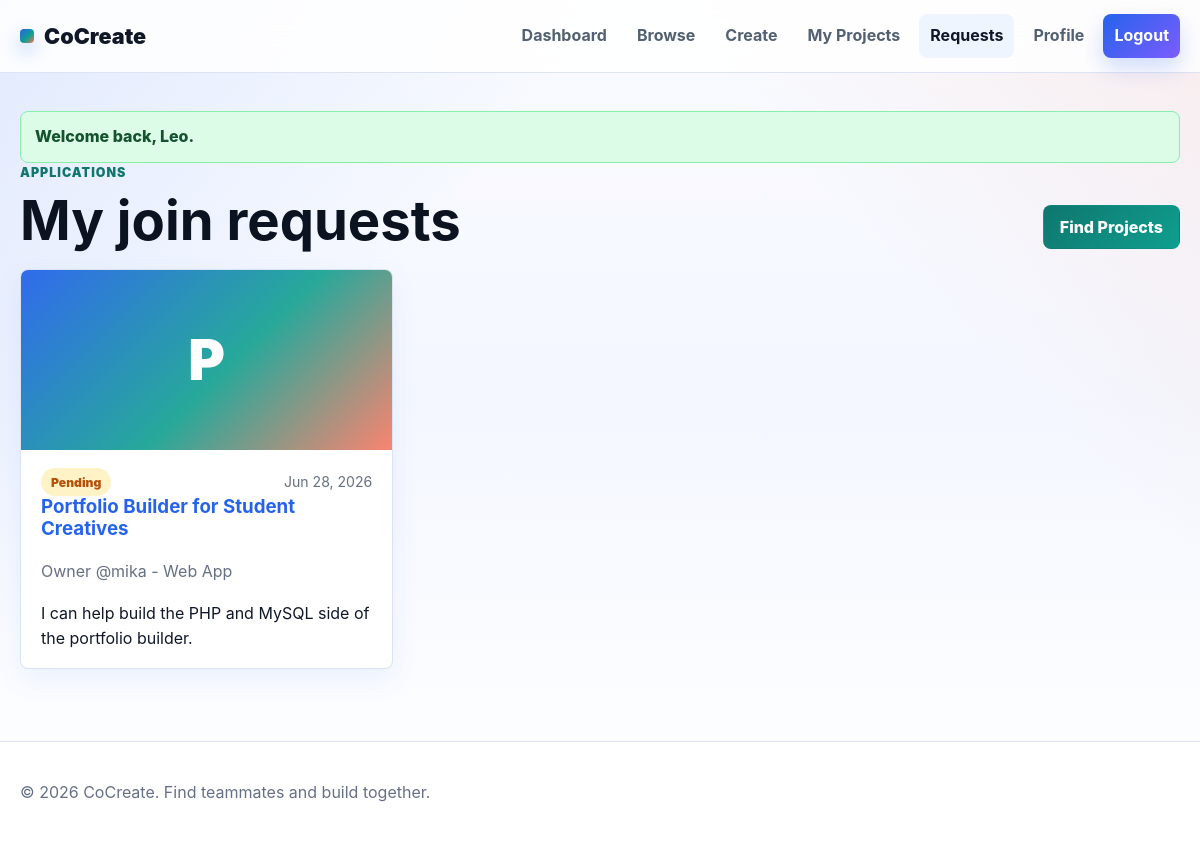
Screenshot of /pages/my_requests.php (signed in) with the database file from the repository.
### tables this page shows
CREATE TABLE join_requests (
  request_id INT UNSIGNED AUTO_INCREMENT PRIMARY KEY,
  project_id INT UNSIGNED NOT NULL,
  user_id INT UNSIGNED NOT NULL,
  skill_id INT UNSIGNED DEFAULT NULL,
  message TEXT DEFAULT NULL,
  request_status ENUM('pending', 'accepted', 'rejected') NOT NULL DEFAULT 'pending',
  created_at TIMESTAMP NOT NULL DEFAULT CURRENT_TIMESTAMP,
  UNIQUE KEY unique_project_applicant (project_id, user_id),
  CONSTRAINT fk_requests_project
    FOREIGN KEY (project_id) REFERENCES projects(project_id)
    ON DELETE CASCADE ON UPDATE CASCADE,
  CONSTRAINT fk_requests_user
    FOREIGN KEY (user_id) REFERENCES users(user_id)
    ON DELETE CASCADE ON UPDATE CASCADE,
  CONSTRAINT fk_requests_skill
    FOREIGN KEY (skill_id) REFERENCES skills(skill_id)
    ON DELETE SET NULL ON UPDATE CASCADE
);

CREATE TABLE projects (
  project_id INT UNSIGNED AUTO_INCREMENT PRIMARY KEY,
  user_id INT UNSIGNED NOT NULL,
  project_title VARCHAR(180) NOT NULL,
  description TEXT NOT NULL,
  required_skills TEXT NOT NULL,
  category VARCHAR(120) NOT NULL,
  project_status ENUM('open', 'in_progress', 'completed') NOT NULL DEFAULT 'open',
  project_image VARCHAR(255) DEFAULT NULL,
  created_at TIMESTAMP NOT NULL DEFAULT CURRENT_TIMESTAMP,
  CONSTRAINT fk_projects_user
    FOREIGN KEY (user_id) REFERENCES users(user_id)
    ON DELETE CASCADE ON UPDATE CASCADE
);

CREATE TABLE users (
  user_id INT UNSIGNED AUTO_INCREMENT PRIMARY KEY,
  firstname VARCHAR(80) NOT NULL,
  lastname VARCHAR(80) NOT NULL,
  username VARCHAR(80) NOT NULL UNIQUE,
  email VARCHAR(160) NOT NULL UNIQUE,
  password_hash VARCHAR(255) NOT NULL,
  profile_picture VARCHAR(255) DEFAULT NULL,
  skills TEXT DEFAULT NULL,
  interests TEXT DEFAULT NULL,
  bio TEXT DEFAULT NULL,
  role ENUM('user', 'admin') NOT NULL DEFAULT 'user',
  status ENUM('active', 'disabled') NOT NULL DEFAULT 'active',
  created_at TIMESTAMP NOT NULL DEFAULT CURRENT_TIMESTAMP
);

### includes/session.php (called while the page is built, shortened)
<?php
function e($value): string
{
    return htmlspecialchars((string)($value ?? ''), ENT_QUOTES, 'UTF-8');
}
function status_label(string $status): string
{
    return ucwords(str_replace('_', ' ', $status));
}

### pages/my_requests.php (the view, shortened to what this page needs)
<?php
require_once __DIR__ . '/../includes/session.php';
require_once __DIR__ . '/../includes/db.php';
$stmt = $pdo->prepare('SELECT jr.*, p.project_title, p.project_status, p.category, p.project_image, u.username AS owner FROM join_requests jr JOIN projects p ON p.project_id = jr.project_id JOIN users u ON u.user_id = p.user_id WHERE jr.user_id = ? ORDER BY jr.created_at DESC');
$stmt->execute([current_user_id()]);
$requests = $stmt->fetchAll();
require_once __DIR__ . '/../includes/header.php';
?>
<section class="page-head">
  <div>
    <p class="eyebrow">Applications</p>
    <h1>My join requests</h1>
  </div>
  <a class="btn btn-secondary" href="browse.php">Find Projects</a>
</section>
<?php if (!$requests): ?>
  <div class="empty-state">You have not requested to join any projects yet.</div>
<?php else: ?>
  <div class="cards-grid">
    <?php foreach ($requests as $request): ?>
      <article class="card project-card">
        <a class="project-image-link" href="project.php?id=<?= (int)$request['project_id'] ?>">
          <?php if (!empty($request['project_image'])): ?>
            <img class="project-image" src="../<?= e($request['project_image']) ?>" alt="<?= e($request['project_title']) ?>">
          <?php else: ?>
            <span class="project-image project-image-placeholder"><?= e(substr($request['project_title'], 0, 1)) ?></span>
          <?php endif; ?>
        </a>
        <div class="card-meta">
          <span class="status status-<?= e($request['request_status']) ?>"><?= e(status_label($request['request_status'])) ?></span>
          <span><?= e(date('M j, Y', strtotime($request['created_at']))) ?></span>
        </div>
        <h3><a href="project.php?id=<?= (int)$request['project_id'] ?>"><?= e($request['project_title']) ?></a></h3>
        <p class="muted">Owner @<?= e($request['owner']) ?> - <?= e($request['category']) ?></p>
        <p><?= e($request['message'] ?: 'No message provided.') ?></p>
      </article>
    <?php endforeach; ?>
  </div>
<?php endif; ?>
<?php
require_once __DIR__ . '/../includes/footer.php';
?>

### assets/css/styles.css (style rules this page uses)
:root { --bg: #f4f7ff; --bg-warm: #fff7f1; --surface: #ffffff; --surface-soft: #f8fbff; --ink: #101828; --muted: #667085; --line: #d9e2f2; --primary: #2563eb; --primary-dark: #1e40af; --secondary: #0f9f8f; --secondary-dark: #0f766e; --coral: #f9735b; --lavender: #7c5cff; --danger: #dc2626; --warning: #b45309; --success: #15803d; --shadow: 0 18px 48px rgba(16, 24, 40, 0.1); --shadow-soft: 0 10px 28px rgba(37, 99, 235, 0.08); --radius: 8px; }
* { box-sizing: border-box; }
body { margin: 0; min-height: 100vh; color: var(--ink); background: linear-gradient(135deg, rgba(37, 99, 235, 0.11), transparent 32%), linear-gradient(225deg, rgba(249, 115, 91, 0.1), transparent 28%), linear-gradient(180deg, #f9fbff 0%, var(--bg) 48%, #ffffff 100%); font-family: Inter, ui-sans-serif, system-ui, -apple-system, BlinkMacSystemFont, "Segoe UI", sans-serif; line-height: 1.6; }
a { color: var(--primary); text-decoration: none; }
.section-head, .page-head { display: flex; align-items: end; justify-content: space-between; gap: 18px; margin-bottom: 20px; }
.section-head h2, .page-head h1 { margin: 0; color: #0b1220; line-height: 1.08; }
.page-head h1 { font-size: clamp(2rem, 5vw, 3.4rem); }
.eyebrow { margin: 0 0 8px; color: var(--secondary-dark); font-size: 0.78rem; font-weight: 900; letter-spacing: 0.08em; text-transform: uppercase; }
.muted { color: var(--muted); }
.cards-grid { display: grid; grid-template-columns: repeat(3, minmax(0, 1fr)); gap: 20px; }
.card, .stat, .empty-state, .filter-bar, .table-wrap { border: 1px solid rgba(217, 226, 242, 0.95); border-radius: var(--radius); background: rgba(255, 255, 255, 0.96); box-shadow: var(--shadow-soft); }
.card { padding: 22px; }
.card h2, .card h3 { margin-top: 0; line-height: 1.18; }
.project-card { display: flex; min-height: 390px; overflow: hidden; padding: 0; flex-direction: column; }
.project-card > :not(.project-image-link) { margin-left: 20px; margin-right: 20px; }
.project-card > .card-meta { margin-top: 18px; }
.project-card p { margin-top: 0; }
.project-image-link { display: block; color: inherit; }
.project-image { width: 100%; height: 180px; object-fit: cover; background: #e8eef9; }
.project-image-placeholder, .detail-image-placeholder, .table-project span { display: grid; place-items: center; color: #fff; background: linear-gradient(135deg, rgba(37, 99, 235, 0.95), rgba(15, 159, 143, 0.9) 55%, rgba(249, 115, 91, 0.88)); font-size: 3.5rem; font-weight: 950; text-transform: uppercase; }
.card-meta { display: flex; align-items: center; justify-content: space-between; gap: 12px; color: var(--muted); font-size: 0.88rem; }
.status { display: inline-flex; align-items: center; min-height: 28px; padding: 4px 10px; border-radius: 999px; font-size: 0.76rem; font-weight: 900; text-transform: capitalize; }
.status-in_progress, .status-pending { color: var(--warning); background: #fef3c7; }
.btn { display: inline-flex; align-items: center; justify-content: center; min-height: 44px; padding: 10px 16px; border: 1px solid transparent; border-radius: var(--radius); cursor: pointer; font: inherit; font-weight: 850; line-height: 1.1; text-decoration: none; transition: transform 0.16s ease, box-shadow 0.16s ease, background 0.16s ease; }
.btn-secondary { color: #fff; background: linear-gradient(135deg, var(--secondary-dark), var(--secondary)); }

### rows the page displays
join_requests: project.project_title "P", request_status "Pending", created_at "Jun 28, 2026", project.project_title "Portfolio Builder for Student Creatives", users.username "mika", project.category "Web App", message "I can help build the PHP and MySQL side of the portfolio builder."

### other values shown
$message "Welcome back, Leo."
